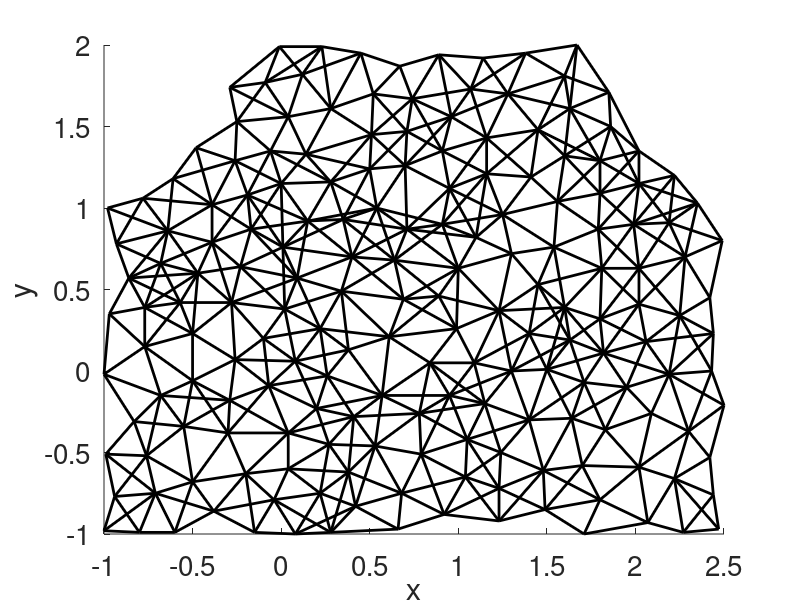

Reproduce this figure in MATLAB. (Note: this script raises an error after producing the figure.)
function run_atlas_tpaths2D()
%TODO: comments

data = load('current_atlas.mat');
new_S = data.new_S;
L = data.L;

data = load('current_driver.mat');
params = data.params;

net_info = params.net_info;
net = net_info.net;
neighbors = net_info.neighbors;
edges = net_info.edges;
deg = net_info.deg;
max_deg = net_info.max_deg;

delta = params.delta;
d = params.d;
dt = params.dt;
rho = params.rho;
m = params.m;
f = params.f;
dt_sim = params.dt_sim;
S = params.S;

figure(1); clf; hold on;
%contour(xgrid,ygrid,Ugrid,linspace(0,3.7,20),'Linewidth',1);
xlabel('x','Fontsize',20);
ylabel('y','Fontsize',20);
set(gca,'Fontsize',20);
for i = 1 : length(edges)
    plot([net(1,edges(i,1)),net(1,edges(i,2))],[net(2,edges(i,1)),net(2,edges(i,2))],'color','k','LineWidth',2);
end
drawnow;

%%%%%%%%%%%%%%%%%%%%%%%%%%%%%%%%%%%%%%%%%%%%%%%%%%%%%%%%%%%%%%%%
%NOTE: this is the main test file for comparing simulators
%Data generated by this file should be used by a number of other test files,
%one for transition paths, one for histograms...etc

p = 1;
T = 10000;

fprintf("Transition path tracking \n");
global p1 p2 p3
p1 = [0;0];
p2 = [1.5;0];
p3 = [0.8;1.05];
regions = [p1,p2,p3];
dist = 0.25;
dist_sq = dist.^2;

%%%Initial simulation point
Xzero = net(:,1);

%%%Assign net points to closest region, if within presciribed distance
region_net = zeros(size(net,2),1);
for n = 1 : size(net,2)
	[dmin,imin] = min(sum((net(:,n) - regions).^2,1));
	if dmin < dist_sq
		region_net(n) = imin;
	end
end

%%%%%%%%%%%%%%%%%%%%%%%%%%%%%
%Original Simulator
%%%%%%%%%%%%%%%%%%%%%%%%%%%%%
[~,~,X] = S(Xzero,p,T);

fprintf("Simulating original paths\n");

original_switches = switch_data(X,regions,dist,dt_sim,T);

fprintf("original paths are simulated! \n");
save('original_tswitch.mat','original_switches');
%%%%%%%%%%%%%%%%%%%%%%%%%%%%%
%Reduced(ATLAS) Simulator
%%%%%%%%%%%%%%%%%%%%%%%%%%%%%

%%%Find the initial chart to start reduced simulator
[~,init_chart] = min(sum((Xzero - net).^2,1));
num_nbr = deg(init_chart);
init_L = L(:,1:(m+1)*(num_nbr + 1),init_chart);

%%%Embed initial condition for original simulator,center,then run atlas simulator
%fprintf("TESTING: using prof. cameron LMDS \n");
[local_L,Yzero] = LMDS(init_L,Xzero,rho,d);
Yzero = Yzero - local_L(:,1);

fprintf("simulating atlas paths\n");

[~,~,Y,charts] = learned_simulator(Yzero,p,dt,T,new_S,neighbors,deg,d,delta,net,init_chart);

fprintf("atlas paths are simulated! \n");

%%%Bin the chart list into respective regions, assign 0 if no region
num_steps = length(charts);
paths = zeros(1,num_steps);
for n = 1:num_steps
    paths(n) = region_net(charts(n));
end

learned_switches = calculate_switches(paths,dt,num_steps);
save('learned_tswitch.mat','learned_switches');
plot(net(1,charts),net(2,charts),'.','color','y','Markersize',20);
end

function [switch_times,paths] = switch_data(X,regions,dist,dt,T)
%TODO:comment
%Given trajectory data, calculates paths among regions list,
%finds switch_times betwen regions

num_steps = floor(T/dt);
dist_sq = dist^2;
paths = zeros(1,num_steps);
for n = 1:num_steps
	[dmin,imin] = min(sum((regions - X(:,n)).^2,1));
	if dmin < dist_sq
		paths(n) = imin;
	else
		paths(n) = 0;
	end
end
switch_times = calculate_switches(paths,dt,num_steps);
end

function switch_times = calculate_switches(paths,dt,num_steps)
%TODO:comment, use transition data file

switch_times=[];
ind = paths(1);
flag = sign(ind);
t = 0;
for n = 1:num_steps
   new_ind = paths(n);
   if new_ind > 0
       if flag == 0
           ind = new_ind;
           t = 0;
           flag = 1;
       end
   end
   if flag == 1
       if new_ind > 0 && new_ind ~= ind
           switch_times = [switch_times;ind,new_ind,t];
           t = 0;
           ind = new_ind;
       end
   end
   t = t+dt;
end
end

